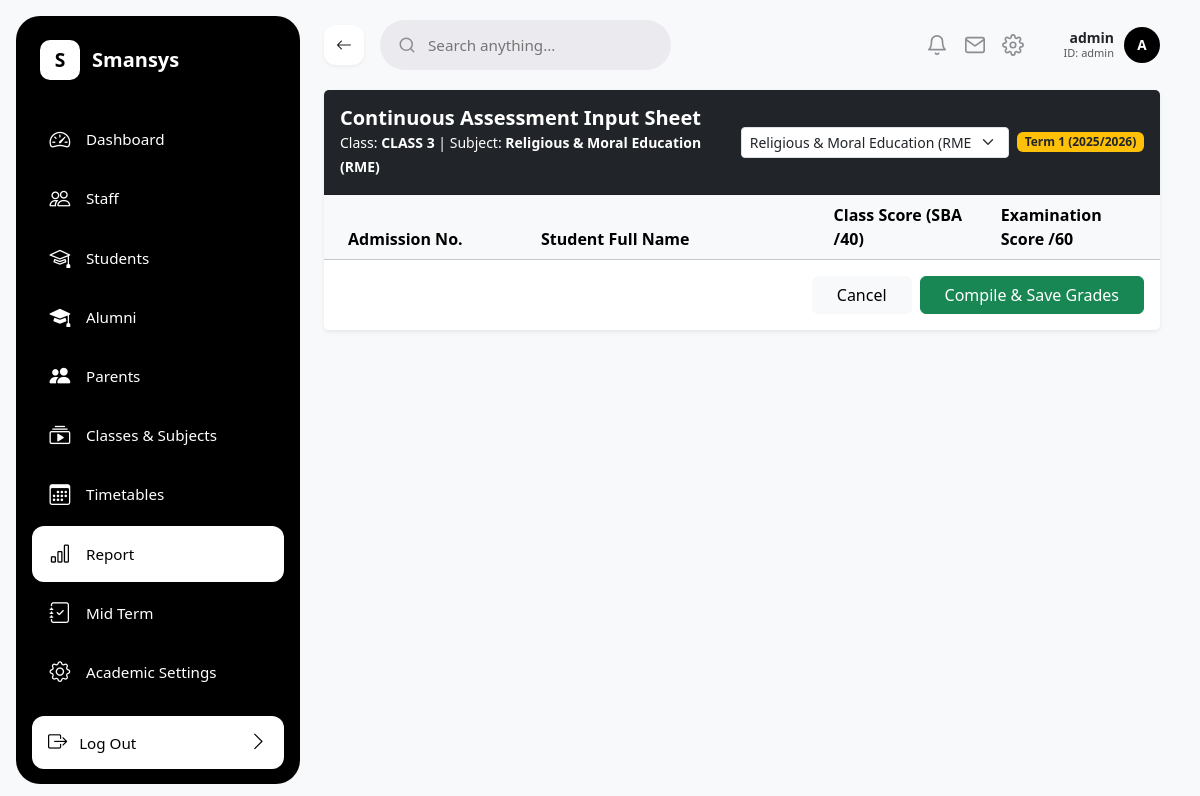
Page /grades/entry/5/5/ (signed in) on the committed database.
### sis/models.py (models this page shows, shortened)
class ClassRoom(models.Model):
    class_name = models.CharField(max_length=50, unique=True)
    order = models.PositiveIntegerField(
        default=0,
        help_text="Used to sort classes hierarchically (e.g., Class 1 = 1, JHS 3 = 9)"
    )
    next_class = models.ForeignKey(
        'self',
        on_delete=models.SET_NULL,
        null=True,
        blank=True,
        related_name='previous_class',
        help_text="Explicitly define the next class students promote into."
    )
    form_master = models.ForeignKey('StaffProfile', on_delete=models.SET_NULL, null=True, blank=True, related_name='managed_class')
    class Meta:
        ordering = ['order']

class Subject(models.Model):
    subject_name = models.CharField(max_length=100, unique =True)

### sis/views.py (the view, shortened to what this page needs)
# urls.py: path('grades/entry/<int:class_id>/<int:subject_id>/', bulk_grade_entry_view, name='bulk_grade_entry'),
@login_required
def bulk_grade_entry_view(request, class_id, subject_id):
    if not _is_staff_or_admin(request.user):
        raise PermissionDenied
    classroom = ClassRoom.objects.get(pk=class_id)
    staff = getattr(request.user, 'staff_profile', None)
    if not request.user.is_superuser:
        has_assignment = StaffClassSubject.objects.filter(staff=staff, classroom=classroom, subject_id=subject_id).exists()
        if not has_assignment:
            messages.error(request, 'You can only enter grades for subjects and classes assigned to you.')
            return redirect('dashboard')
    students = Student.objects.filter(enrollments__classroom=classroom).distinct()
    if request.user.is_superuser:
        subjects = Subject.objects.all().order_by('subject_name')
    else:
        assigned_subject_ids = StaffClassSubject.objects.filter(staff=staff, classroom=classroom).values_list('subject_id', flat=True).distinct()
        subjects = Subject.objects.filter(id__in=assigned_subject_ids).order_by('subject_name')
    if subject_id:
        subject = Subject.objects.filter(pk=subject_id).first()
    else:
        subject = subjects.first()
    current_session = AcademicSession.objects.filter(is_current=True).first()
    current_term_obj = Term.objects.filter(is_active=True).first()
    student_marks_matrix = []
    context = {
        'classroom': classroom,
        'subject': subject,
        'subjects': subjects,
        'matrix': student_marks_matrix
    }
    return render(request, 'sis/bulk_grade_entry.html', context)

### sis/templatetags/custom_filters.py (called while the page is built)
@register.filter
def startswith(value, arg):
    if not value:
        return False
    return str(value).startswith(str(arg))

### sis/views.py (called while the page is built)
def _is_staff_or_admin(user):
    return user.is_active and (user.is_superuser or user.is_staff or hasattr(user, 'staff_profile'))

### sis/templates/sis/bulk_grade_entry.html (shortened to what this page needs)
{% extends 'sis/base.html' %}
{% block content %}
<div class="card shadow-sm border-0">
    <div class="card-header bg-dark text-white py-3 d-flex justify-content-between align-items-center">
        <div>
            <h5 class="mb-0 fw-bold">Continuous Assessment Input Sheet</h5>
            <small class="text-light-50">Class: <strong>{{ classroom.class_name }}</strong> | Subject: <strong>{% if subject %}{{ subject.subject_name }}{% else %}None selected{% endif %}</strong></small>
        </div>
        <div class="d-flex align-items-center gap-2">
            {% if subjects %}
            <select class="form-select form-select-sm" onchange="window.location.href=this.value">
                {% for item in subjects %}
                <option value="{% url 'bulk_grade_entry' class_id=classroom.id subject_id=item.id %}" {% if subject and subject.id == item.id %}selected{% endif %}>{{ item.subject_name }}</option>
                {% endfor %}
            </select>
            {% endif %}
            <span class="badge bg-warning text-dark fw-bold">Term 1 (2025/2026)</span>
        </div>
    </div>
    <div class="card-body p-0">
        <form method="POST" data-unsaved-guard>
            <div class="table-responsive">
                <table class="table table-hover align-middle mb-0">
                    <thead class="table-light">
                        <tr>
                            <th class="ps-4" style="width: 25%;">Admission No.</th>
                            <th style="width: 35%;">Student Full Name</th>
                            <th style="width: 20%;">Class Score (SBA /40)</th>
                            <th class="pe-4" style="width: 20%;">Examination Score /60</th>
                        </tr>
                    </thead>
                </table>
            </div>
            <div class="card-footer bg-white py-3 d-flex justify-content-end gap-2 border-top-0">
                <a href="{% url 'student_list' %}" data-cancel-link class="btn btn-light px-4">Cancel</a>
                <button type="submit" class="btn btn-success px-4">Compile & Save Grades</button>
            </div>
        </form>
    </div>
</div>
{% endblock %}

### sis/templates/sis/base.html (shortened to what this page needs)
{% load static custom_filters %}
<!DOCTYPE html>
<html lang="en">
<head>
    <link rel="stylesheet" href="{% static 'css/bootstrap.min.css' %}">
    <link rel="stylesheet" href="https://cdn.jsdelivr.net/npm/bootstrap-icons@1.11.3/font/bootstrap-icons.min.css">
</head>
<body>
{% if user.is_authenticated %}
<div class="app-layout" style="display: flex; min-height: 100vh; background-color: #F8F9FA;">
    <aside id="mainSidebar" style="width: 284px; flex-shrink: 0; min-height: 100vh;">
        <div class="sidebar">
            <div>
                <div class="brand">
                    <div class="icon-box">S</div>
                    <span>Smansys</span>
                </div>
                <nav class="nav-links">
                    {% if user.is_superuser %}
                    <a href="{% url 'dashboard' %}" class="{% if request.path == '/' or request.path == '/dashboard/' %}active{% endif %}">
                        <i class="bi bi-speedometer2"></i> Dashboard
                    </a>
                    <a href="{% url 'staff_list' %}" class="{% if request.path|startswith:'/staff/' and request.path != '/staff/register/' %}active{% endif %}">
                        <i class="bi bi-people"></i> Staff
                    </a>
                    <a href="{% url 'student_list' %}" class="{% if request.path|startswith:'/students/' and request.path != '/students/register/' %}active{% endif %}">
                        <i class="bi bi-mortarboard"></i> Students
                    </a>
                    <a href="{% url 'alumni_list' %}" class="{% if request.path|startswith:'/alumni/' %}active{% endif %}">
                        <i class="bi bi-mortarboard-fill"></i> Alumni
                    </a>
                    <a href="{% url 'parents_list' %}" class="{% if request.path|startswith:'/parents/' %}active{% endif %}">
                        <i class="bi bi-people-fill"></i> Parents
                    </a>
                    <a href="{% url 'classes_subjects_hub' %}" class="{% if request.path|startswith:'/classes-subjects/' %}active{% endif %}">
                        <i class="bi bi-collection-play"></i> Classes & Subjects
                    </a>
                    <a href="{% url 'timetable_hub' %}" class="{% if request.path|startswith:'/timetables/' %}active{% endif %}">
                        <i class="bi bi-calendar3"></i> Timetables
                    </a>
                    <a href="{% url 'reports' %}" class="{% if request.path|startswith:'/reports/' or request.path|startswith:'/class/' or request.path|startswith:'/master-summary/' or request.path|startswith:'/grades/' %}active{% endif %}">
                        <i class="bi bi-bar-chart"></i> Report
                    </a>
                    <a href="{% url 'midterm_summary' %}" class="{% if request.path|startswith:'/midterm/' %}active{% endif %}">
                        <i class="bi bi-journal-check"></i> Mid Term
                    </a>
                    <a href="{% url 'academic_settings' %}" class="{% if request.path == '/settings/academic-session/' %}active{% endif %}">
                        <i class="bi bi-gear"></i> Academic Settings
                    </a>
                    {% endif %}
                </nav>
            </div>
            <div class="logout-wrap">
                <a href="{% url 'logout' %}">
                    <span><i class="bi bi-box-arrow-right me-2"></i> Log Out</span>
                    <i class="bi bi-chevron-right"></i>
                </a>
            </div>
        </div>
    </aside>
    <div class="main-viewport" style="flex-grow: 1; display: flex; flex-direction: column; min-width: 0;">
        <header class="global-header" style="width: 100%; display: flex; align-items: center; justify-content: space-between; padding: 20px 40px; background-color: transparent;">
            <div class="header-left d-flex align-items-center gap-3">
                <button type="button" id="globalBackBtn" class="back-btn" aria-label="Go back">
                    <i class="bi bi-arrow-left"></i>
                </button>
                <div class="header-search-field" style="position: relative;">
                    <svg width="18" height="18" viewBox="0 0 24 24" fill="none" stroke="#8E8D93" stroke-width="2" stroke-linecap="round" stroke-linejoin="round">
                        <circle cx="11" cy="11" r="8"/>
                        <path d="M21 21l-4.35-4.35"/>
                    </svg>
                    <input id="globalSearchInput" type="text" placeholder="Search anything..." style="flex: 1; border: none; outline: none; background: transparent; font-size: 0.95rem; color: #8E8D93; line-height: 1; min-width: 0;">
                </div>
            </div>
            <div class="header-right d-flex align-items-center" style="gap: 20px; margin-left: auto;">
                <div class="utility-group d-flex align-items-center gap-3">
                    <div class="notification-bell-wrapper" style="position: relative;">
                        <button type="button" id="notificationBellBtn" style="background: none; border: none; padding: 0; cursor: pointer; position: relative; display: flex; align-items: center; justify-content: center;">
                            <svg width="22" height="22" viewBox="0 0 24 24" fill="none" stroke="#8E8D93" stroke-width="1.8" stroke-linecap="round" stroke-linejoin="round">
                                <path d="M18 8A6 6 0 0 0 6 8c0 7-3 9-3 9h18s-3-2-3-9"/>
                                <path d="M13.73 21a2 2 0 0 1-3.46 0"/>
                            </svg>
                        </button>
                    </div>
                    <svg width="22" height="22" viewBox="0 0 24 24" fill="none" stroke="#8E8D93" stroke-width="1.8" stroke-linecap="round" stroke-linejoin="round" style="cursor: pointer;">
                        <path d="M4 4h16c1.1 0 2 .9 2 2v12c0 1.1-.9 2-2 2H4c-1.1 0-2-.9-2-2V6c0-1.1.9-2 2-2z"/>
                        <polyline points="22,6 12,13 2,6"/>
                    </svg>
                    <div class="settings-wrapper" style="position: relative;">
                        <button type="button" id="settingsBtn" style="background: none; border: none; padding: 0; cursor: pointer; display: flex; align-items: center; justify-content: center;">
                        </button>
                    </div>
                </div>
                <div class="profile-dropdown-container" style="position: relative;">
                    <div class="header-profile-pill d-flex align-items-center" style="gap: 10px; margin-left: 20px; cursor: pointer;" onclick="toggleProfileCard()">
                        <div class="text-end d-none d-md-block">
                            <div class="fw-bold text-dark lh-sm" style="font-size: 14px;">
                                {% if request.user.first_name %}{{ request.user.first_name }} {{ request.user.last_name }}{% else %}{{ request.user.username }}{% endif %}
                            </div>
                            <div class="text-muted" style="font-size: 11px; margin-top: -2px;">
                                ID: {{ request.user.username }}
                            </div>
                        </div>
                        {% if staff_profile and staff_profile.profile_picture %}
                        <img src="{{ staff_profile.profile_picture.url }}" alt="Avatar" style="width: 36px; height: 36px; border-radius: 50%; object-fit: cover;">
                        {% else %}
                        <span style="width: 36px; height: 36px; display: flex; align-items: center; justify-content: center; border-radius: 50%; background-color: #000000; color: #ffffff; font-weight: 700; font-size: 0.85rem; line-height: 1;">
                            {{ request.user.username|first|upper }}
                        </span>
                        {% endif %}
                    </div>
                </div>
            </div>
        </header>
        <main class="page-content-canvas" style="flex: 1 1 auto; display: flex; flex-direction: column; min-height: calc(100vh - 120px); padding: 0 40px 40px 40px;">
{% endif %}
            {% block content %}
            {% endblock %}
{% if user.is_authenticated %}
        </main>
    </div>
</div>
{% endif %}
</body>
</html>

### sis/templates/sis/base.html (style rules this page uses)
html, body { height: 100%; margin: 0; padding: 0; background-color: #f8f9fa; overflow-x: hidden; }
.sidebar { width: 284px; min-width: 284px; height: calc(100vh - 32px); margin: 16px; background-color: #000000; border-radius: 24px; display: flex; flex-direction: column; justify-content: space-between; padding: 24px 16px; position: fixed; left: 0; top: 0; z-index: 1040; transition: transform 0.3s ease; }
.sidebar .brand { display: flex; align-items: center; gap: 12px; padding: 0 8px; margin-bottom: 32px; }
.sidebar .brand .icon-box { width: 40px; height: 40px; background: #ffffff; border-radius: 10px; display: flex; align-items: center; justify-content: center; font-weight: 800; font-size: 1.2rem; color: #000000; }
.sidebar .brand span { font-size: 1.25rem; font-weight: 700; color: #ffffff; }
.sidebar .nav-links { flex: 1; display: flex; flex-direction: column; gap: 4px; }
.sidebar .nav-links a { display: flex; align-items: center; gap: 14px; padding: 12px 16px; color: #ffffff; text-decoration: none; border-radius: 12px; font-size: 0.95rem; font-weight: 400; transition: all 0.2s ease-in-out; }
.sidebar .nav-links a.active { background: #ffffff; color: #000000; font-weight: 500; }
.sidebar .nav-links a i { font-size: 1.3rem; width: 24px; text-align: center; }
.sidebar .logout-wrap { margin-top: auto; padding-top: 16px; }
.sidebar .logout-wrap a { display: flex; align-items: center; justify-content: space-between; padding: 12px 16px; background: #ffffff; color: #000000; text-decoration: none; border-radius: 12px; font-weight: 500; font-size: 0.95rem; transition: opacity 0.15s; }
.sidebar .logout-wrap a i { font-size: 1.2rem; }
.header-search-field { flex: 1; height: 50px; display: flex; align-items: center; background-color: #EBEAEF; border-radius: 25px; padding: 0 18px; gap: 10px; min-width: 0; flex-shrink: 0; }
.header-profile-pill { display: flex; align-items: center; gap: 10px; flex-shrink: 0; }
.back-btn { cursor: pointer; border: none; background: #FFFFFF; border-radius: 12px; width: 40px; height: 40px; display: flex; align-items: center; justify-content: center; box-shadow: 0px 2px 4px rgba(0,0,0,0.05); color: #1A1A1A; flex-shrink: 0; }
html:not(.dark) { --bg-page: #f8f9fa; --bg-card: #ffffff; --bg-elevated: #ffffff; --bg-input: #ebeaef; --text-primary: #1a1a1a; --text-secondary: #6b7280; --text-muted: #9ca3af; --border-color: #e5e7eb; --accent: #4f46e5; }

### rows in the picture
ClassRoom: class_name "CLASS 3"
Subject: subject_name "Religious & Moral Education (RME)"

### other values in the picture
{{ request.user.username }} "admin"
{{ request.user.username|first|upper }} "A"
form field value "Religious & Moral Education (RME)"
